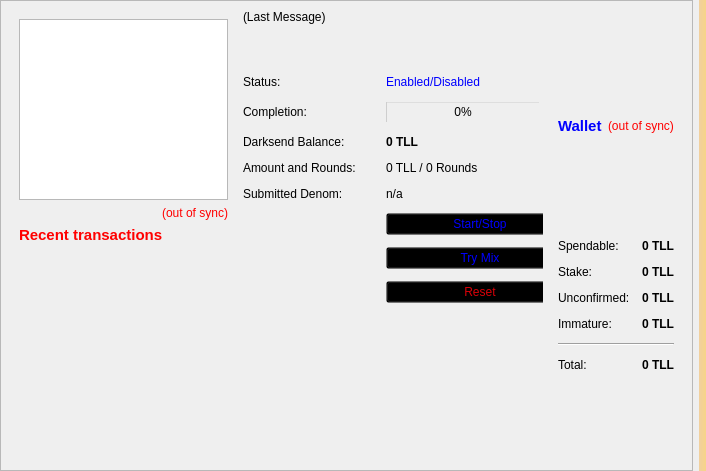
<?xml version="1.0" encoding="UTF-8"?>
<ui version="4.0">
 <class>OverviewPage</class>
 <widget class="QWidget" name="OverviewPage">
  <property name="geometry">
   <rect>
    <x>0</x>
    <y>0</y>
    <width>706</width>
    <height>471</height>
   </rect>
  </property>
  <property name="windowTitle">
   <string>Form</string>
  </property>
  <property name="styleSheet">
   <string notr="true">background-image: url(:/images/bkg);</string>
  </property>
  <layout class="QHBoxLayout" name="horizontalLayout_3">
   <property name="leftMargin">
    <number>0</number>
   </property>
   <property name="topMargin">
    <number>0</number>
   </property>
   <property name="rightMargin">
    <number>0</number>
   </property>
   <property name="bottomMargin">
    <number>0</number>
   </property>
   <item>
    <widget class="QScrollArea" name="scrollArea">
     <property name="widgetResizable">
      <bool>true</bool>
     </property>
     <widget class="QWidget" name="scrollAreaWidgetContents">
      <property name="geometry">
       <rect>
        <x>0</x>
        <y>0</y>
        <width>687</width>
        <height>469</height>
       </rect>
      </property>
      <layout class="QGridLayout" name="horizontalLayout">
       <item row="0" column="0">
        <widget class="QWidget" name="widget_2" native="true">
         <layout class="QVBoxLayout" name="verticalLayout">
          <item>
           <layout class="QVBoxLayout" name="verticalLayout_6">
            <item>
             <widget class="QTreeView" name="treeView"/>
            </item>
            <item>
             <widget class="QLabel" name="labelTransactionsStatus">
              <property name="toolTip">
               <string>The displayed information may be out of date. Your wallet automatically synchronizes with the Tellion network after a connection is established, but this process has not completed yet.</string>
              </property>
              <property name="styleSheet">
               <string notr="true">QLabel { color: red; }</string>
              </property>
              <property name="text">
               <string notr="true">&lt;html&gt;&lt;head/&gt;&lt;body&gt;&lt;p&gt;&lt;span style=&quot; color:#ff0000;&quot;&gt;(out of sync)&lt;/span&gt;&lt;/p&gt;&lt;/body&gt;&lt;/html&gt;</string>
              </property>
              <property name="alignment">
               <set>Qt::AlignRight|Qt::AlignTrailing|Qt::AlignVCenter</set>
              </property>
             </widget>
            </item>
            <item>
             <widget class="QLabel" name="label_4">
              <property name="font">
               <font>
                <pointsize>11</pointsize>
                <weight>75</weight>
                <bold>true</bold>
               </font>
              </property>
              <property name="text">
               <string>&lt;html&gt;&lt;head/&gt;&lt;body&gt;&lt;p&gt;&lt;span style=&quot; color:#ff0000;&quot;&gt;Recent transactions&lt;/span&gt;&lt;/p&gt;&lt;/body&gt;&lt;/html&gt;</string>
              </property>
             </widget>
            </item>
            <item>
             <spacer name="horizontalSpacer">
              <property name="orientation">
               <enum>Qt::Horizontal</enum>
              </property>
              <property name="sizeHint" stdset="0">
               <size>
                <width>40</width>
                <height>20</height>
               </size>
              </property>
             </spacer>
            </item>
            <item>
             <widget class="QListView" name="listTransactions">
              <property name="styleSheet">
               <string notr="true">QListView { background: transparent; }</string>
              </property>
              <property name="frameShape">
               <enum>QFrame::NoFrame</enum>
              </property>
              <property name="verticalScrollBarPolicy">
               <enum>Qt::ScrollBarAlwaysOff</enum>
              </property>
              <property name="horizontalScrollBarPolicy">
               <enum>Qt::ScrollBarAlwaysOff</enum>
              </property>
              <property name="selectionMode">
               <enum>QAbstractItemView::NoSelection</enum>
              </property>
             </widget>
            </item>
           </layout>
          </item>
         </layout>
        </widget>
       </item>
       <item row="0" column="3">
        <layout class="QVBoxLayout" name="verticalLayout_2">
         <item>
          <widget class="QWidget" name="widget" native="true">
           <layout class="QVBoxLayout" name="verticalLayout_4">
            <item>
             <layout class="QHBoxLayout" name="horizontalLayout_4">
              <item>
               <widget class="QLabel" name="label_5">
                <property name="font">
                 <font>
                  <pointsize>11</pointsize>
                  <weight>75</weight>
                  <bold>true</bold>
                 </font>
                </property>
                <property name="styleSheet">
                 <string notr="true">color: rgb(0, 0, 255);</string>
                </property>
                <property name="text">
                 <string>Wallet</string>
                </property>
               </widget>
              </item>
              <item>
               <widget class="QLabel" name="labelWalletStatus">
                <property name="toolTip">
                 <string>The displayed information may be out of date. Your wallet automatically synchronizes with the Tellion network after a connection is established, but this process has not completed yet.</string>
                </property>
                <property name="styleSheet">
                 <string notr="true">QLabel { color: red; }</string>
                </property>
                <property name="text">
                 <string notr="true">(out of sync)</string>
                </property>
                <property name="alignment">
                 <set>Qt::AlignLeading|Qt::AlignLeft|Qt::AlignVCenter</set>
                </property>
               </widget>
              </item>
              <item>
               <spacer name="horizontalSpacer_2">
                <property name="orientation">
                 <enum>Qt::Horizontal</enum>
                </property>
                <property name="sizeHint" stdset="0">
                 <size>
                  <width>40</width>
                  <height>20</height>
                 </size>
                </property>
               </spacer>
              </item>
             </layout>
            </item>
            <item>
             <layout class="QFormLayout" name="formLayout_2">
              <property name="fieldGrowthPolicy">
               <enum>QFormLayout::AllNonFixedFieldsGrow</enum>
              </property>
              <property name="horizontalSpacing">
               <number>12</number>
              </property>
              <property name="verticalSpacing">
               <number>12</number>
              </property>
              <item row="0" column="0">
               <widget class="QLabel" name="label">
                <property name="text">
                 <string>Spendable:</string>
                </property>
               </widget>
              </item>
              <item row="0" column="1">
               <widget class="QLabel" name="labelBalance">
                <property name="font">
                 <font>
                  <weight>75</weight>
                  <bold>true</bold>
                 </font>
                </property>
                <property name="cursor">
                 <cursorShape>IBeamCursor</cursorShape>
                </property>
                <property name="toolTip">
                 <string>Your current spendable balance</string>
                </property>
                <property name="text">
                 <string notr="true">0 TLL</string>
                </property>
                <property name="alignment">
                 <set>Qt::AlignRight|Qt::AlignTrailing|Qt::AlignVCenter</set>
                </property>
                <property name="textInteractionFlags">
                 <set>Qt::LinksAccessibleByMouse|Qt::TextSelectableByKeyboard|Qt::TextSelectableByMouse</set>
                </property>
               </widget>
              </item>
              <item row="1" column="0">
               <widget class="QLabel" name="label_6">
                <property name="text">
                 <string>Stake:</string>
                </property>
               </widget>
              </item>
              <item row="1" column="1">
               <widget class="QLabel" name="labelStake">
                <property name="font">
                 <font>
                  <weight>75</weight>
                  <bold>true</bold>
                 </font>
                </property>
                <property name="cursor">
                 <cursorShape>IBeamCursor</cursorShape>
                </property>
                <property name="toolTip">
                 <string>Total of coins that was staked, and do not yet count toward the current balance</string>
                </property>
                <property name="text">
                 <string notr="true">0 TLL</string>
                </property>
                <property name="alignment">
                 <set>Qt::AlignRight|Qt::AlignTrailing|Qt::AlignVCenter</set>
                </property>
                <property name="textInteractionFlags">
                 <set>Qt::LinksAccessibleByMouse|Qt::TextSelectableByKeyboard|Qt::TextSelectableByMouse</set>
                </property>
               </widget>
              </item>
              <item row="2" column="0">
               <widget class="QLabel" name="label_3">
                <property name="text">
                 <string>Unconfirmed:</string>
                </property>
               </widget>
              </item>
              <item row="2" column="1">
               <widget class="QLabel" name="labelUnconfirmed">
                <property name="font">
                 <font>
                  <weight>75</weight>
                  <bold>true</bold>
                 </font>
                </property>
                <property name="cursor">
                 <cursorShape>IBeamCursor</cursorShape>
                </property>
                <property name="toolTip">
                 <string>Total of transactions that have yet to be confirmed, and do not yet count toward the current balance</string>
                </property>
                <property name="text">
                 <string notr="true">0 TLL</string>
                </property>
                <property name="alignment">
                 <set>Qt::AlignRight|Qt::AlignTrailing|Qt::AlignVCenter</set>
                </property>
                <property name="textInteractionFlags">
                 <set>Qt::LinksAccessibleByMouse|Qt::TextSelectableByKeyboard|Qt::TextSelectableByMouse</set>
                </property>
               </widget>
              </item>
              <item row="3" column="0">
               <widget class="QLabel" name="labelImmatureText">
                <property name="text">
                 <string>Immature:</string>
                </property>
               </widget>
              </item>
              <item row="3" column="1">
               <widget class="QLabel" name="labelImmature">
                <property name="font">
                 <font>
                  <weight>75</weight>
                  <bold>true</bold>
                 </font>
                </property>
                <property name="toolTip">
                 <string>Mined balance that has not yet matured</string>
                </property>
                <property name="text">
                 <string notr="true">0 TLL</string>
                </property>
                <property name="alignment">
                 <set>Qt::AlignRight|Qt::AlignTrailing|Qt::AlignVCenter</set>
                </property>
                <property name="textInteractionFlags">
                 <set>Qt::LinksAccessibleByMouse|Qt::TextSelectableByKeyboard|Qt::TextSelectableByMouse</set>
                </property>
               </widget>
              </item>
              <item row="4" column="0" colspan="2">
               <widget class="Line" name="line">
                <property name="orientation">
                 <enum>Qt::Horizontal</enum>
                </property>
               </widget>
              </item>
              <item row="5" column="0">
               <widget class="QLabel" name="labelTotalText">
                <property name="text">
                 <string>Total:</string>
                </property>
               </widget>
              </item>
              <item row="5" column="1">
               <widget class="QLabel" name="labelTotal">
                <property name="font">
                 <font>
                  <weight>75</weight>
                  <bold>true</bold>
                 </font>
                </property>
                <property name="cursor">
                 <cursorShape>IBeamCursor</cursorShape>
                </property>
                <property name="toolTip">
                 <string>Your current total balance</string>
                </property>
                <property name="text">
                 <string notr="true">&lt;html&gt;&lt;head/&gt;&lt;body&gt;&lt;p&gt;0 TLL&lt;/p&gt;&lt;/body&gt;&lt;/html&gt;</string>
                </property>
                <property name="alignment">
                 <set>Qt::AlignRight|Qt::AlignTrailing|Qt::AlignVCenter</set>
                </property>
                <property name="textInteractionFlags">
                 <set>Qt::LinksAccessibleByMouse|Qt::TextSelectableByKeyboard|Qt::TextSelectableByMouse</set>
                </property>
               </widget>
              </item>
             </layout>
            </item>
           </layout>
          </widget>
         </item>
        </layout>
       </item>
       <item row="0" column="1">
        <widget class="QFrame" name="frameDarksend">
         <property name="sizePolicy">
          <sizepolicy hsizetype="MinimumExpanding" vsizetype="MinimumExpanding">
           <horstretch>0</horstretch>
           <verstretch>0</verstretch>
          </sizepolicy>
         </property>
         <property name="minimumSize">
          <size>
           <width>300</width>
           <height>261</height>
          </size>
         </property>
         <property name="styleSheet">
          <string notr="true">background:transparent;</string>
         </property>
         <property name="frameShape">
          <enum>QFrame::StyledPanel</enum>
         </property>
         <property name="frameShadow">
          <enum>QFrame::Raised</enum>
         </property>
         <widget class="QWidget" name="verticalLayoutWidget">
          <property name="geometry">
           <rect>
            <x>0</x>
            <y>0</y>
            <width>331</width>
            <height>305</height>
           </rect>
          </property>
          <layout class="QVBoxLayout" name="verticalLayout_5">
           <item>
            <widget class="QLabel" name="darksendStatus">
             <property name="minimumSize">
              <size>
               <width>288</width>
               <height>43</height>
              </size>
             </property>
             <property name="styleSheet">
              <string notr="true">color: rgb(0, 0, 0);</string>
             </property>
             <property name="text">
              <string>(Last Message)</string>
             </property>
             <property name="alignment">
              <set>Qt::AlignLeading|Qt::AlignLeft|Qt::AlignTop</set>
             </property>
             <property name="wordWrap">
              <bool>true</bool>
             </property>
            </widget>
           </item>
           <item>
            <layout class="QFormLayout" name="formLayout">
             <property name="fieldGrowthPolicy">
              <enum>QFormLayout::AllNonFixedFieldsGrow</enum>
             </property>
             <property name="horizontalSpacing">
              <number>30</number>
             </property>
             <property name="verticalSpacing">
              <number>12</number>
             </property>
             <item row="0" column="0">
              <widget class="QLabel" name="label_6">
               <property name="text">
                <string>Status:</string>
               </property>
              </widget>
             </item>
             <item row="0" column="1">
              <widget class="QLabel" name="darksendEnabled">
               <property name="styleSheet">
                <string notr="true">color: rgb(0, 0, 255);</string>
               </property>
               <property name="text">
                <string>Enabled/Disabled</string>
               </property>
              </widget>
             </item>
             <item row="1" column="0">
              <widget class="QLabel" name="label_7">
               <property name="styleSheet">
                <string notr="true">color: rgb(0, 0, 0);</string>
               </property>
               <property name="text">
                <string>Completion:</string>
               </property>
              </widget>
             </item>
             <item row="1" column="1">
              <widget class="QProgressBar" name="darksendProgress">
               <property name="maximumSize">
                <size>
                 <width>154</width>
                 <height>16777215</height>
                </size>
               </property>
               <property name="styleSheet">
                <string notr="true">background:transparent;</string>
               </property>
               <property name="value">
                <number>0</number>
               </property>
              </widget>
             </item>
             <item row="2" column="0">
              <widget class="QLabel" name="labelAnonymizedText">
               <property name="styleSheet">
                <string notr="true">color: rgb(0, 0, 0);</string>
               </property>
               <property name="text">
                <string>Darksend Balance:</string>
               </property>
              </widget>
             </item>
             <item row="2" column="1">
              <widget class="QLabel" name="labelAnonymized">
               <property name="font">
                <font>
                 <weight>75</weight>
                 <bold>true</bold>
                </font>
               </property>
               <property name="styleSheet">
                <string notr="true">color: rgb(0, 0, 0);</string>
               </property>
               <property name="text">
                <string>0 TLL</string>
               </property>
              </widget>
             </item>
             <item row="3" column="0">
              <widget class="QLabel" name="label_8">
               <property name="styleSheet">
                <string notr="true">color: rgb(0, 0, 0);</string>
               </property>
               <property name="text">
                <string>Amount and Rounds:</string>
               </property>
              </widget>
             </item>
             <item row="3" column="1">
              <widget class="QLabel" name="labelAmountRounds">
               <property name="styleSheet">
                <string notr="true">color: rgb(0, 0, 0);</string>
               </property>
               <property name="text">
                <string>0 TLL / 0 Rounds</string>
               </property>
              </widget>
             </item>
             <item row="4" column="0">
              <widget class="QLabel" name="label_9">
               <property name="styleSheet">
                <string notr="true">color: rgb(0, 0, 0);</string>
               </property>
               <property name="text">
                <string>Submitted Denom:</string>
               </property>
              </widget>
             </item>
             <item row="4" column="1">
              <widget class="QLabel" name="labelSubmittedDenom">
               <property name="statusTip">
                <string>The denominations you submitted to the Adrenaline Node. To mix, other users must submit the exact same denominations.</string>
               </property>
               <property name="styleSheet">
                <string notr="true">color: rgb(0, 0, 0);</string>
               </property>
               <property name="text">
                <string>n/a</string>
               </property>
              </widget>
             </item>
             <item row="9" column="1">
              <layout class="QHBoxLayout" name="horizontalLayout_2"/>
             </item>
             <item row="8" column="0">
              <layout class="QVBoxLayout" name="verticalLayout_3"/>
             </item>
             <item row="7" column="1">
              <widget class="QPushButton" name="darksendAuto">
               <property name="sizePolicy">
                <sizepolicy hsizetype="MinimumExpanding" vsizetype="Fixed">
                 <horstretch>0</horstretch>
                 <verstretch>0</verstretch>
                </sizepolicy>
               </property>
               <property name="toolTip">
                <string>Try to manually submit a Darksend request.</string>
               </property>
               <property name="styleSheet">
                <string notr="true">color: rgb(0, 0, 255);</string>
               </property>
               <property name="text">
                <string>Try Mix</string>
               </property>
              </widget>
             </item>
             <item row="5" column="1">
              <widget class="QPushButton" name="toggleDarksend">
               <property name="sizePolicy">
                <sizepolicy hsizetype="MinimumExpanding" vsizetype="Fixed">
                 <horstretch>0</horstretch>
                 <verstretch>0</verstretch>
                </sizepolicy>
               </property>
               <property name="styleSheet">
                <string notr="true">color: rgb(0, 0, 255);</string>
               </property>
               <property name="text">
                <string>Start/Stop</string>
               </property>
              </widget>
             </item>
             <item row="8" column="1">
              <widget class="QPushButton" name="darksendReset">
               <property name="sizePolicy">
                <sizepolicy hsizetype="MinimumExpanding" vsizetype="Fixed">
                 <horstretch>0</horstretch>
                 <verstretch>0</verstretch>
                </sizepolicy>
               </property>
               <property name="toolTip">
                <string>Reset the current status of Darksend (can interrupt Darksend if it's in the process of Mixing, which can cost you money!)</string>
               </property>
               <property name="autoFillBackground">
                <bool>false</bool>
               </property>
               <property name="styleSheet">
                <string notr="true">color: rgb(217, 0, 7);</string>
               </property>
               <property name="text">
                <string>Reset</string>
               </property>
              </widget>
             </item>
            </layout>
           </item>
          </layout>
         </widget>
        </widget>
       </item>
      </layout>
     </widget>
    </widget>
   </item>
   <item>
    <widget class="QLabel" name="labelAlerts">
     <property name="visible">
      <bool>true</bool>
     </property>
     <property name="styleSheet">
      <string notr="true">background-color: qlineargradient(x1: 0, y1: 0, x2: 1, y2: 0, stop:0 #F0D0A0, stop:1 #F8D488);  color:#000000
</string>
     </property>
     <property name="wordWrap">
      <bool>true</bool>
     </property>
     <property name="margin">
      <number>3</number>
     </property>
    </widget>
   </item>
  </layout>
 </widget>
 <resources/>
 <connections/>
</ui>
